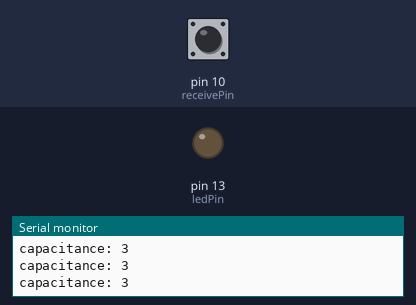
A sketch run on a simulated Arduino Uno, built with avr-gcc and run on an emulated ATmega328P. Shown: output pins drawn as LEDs (lit = HIGH), the last lines printed to the serial monitor. Inputs (shaded band) come from the test bench; at power-on: pin 10 (receivePin) HIGH.

Above: at 1.2 s.
1.3 s: pin 10 (receivePin) pulled LOW for 0.15 s
At 1.41 s:
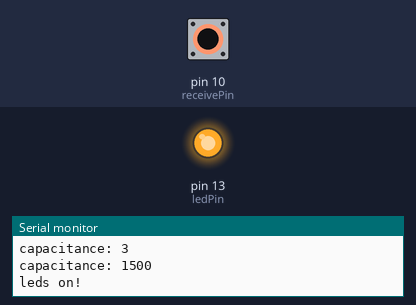
3.0 s: pin 10 (receivePin) pulled LOW for 3.2 s
At 7.3 s:
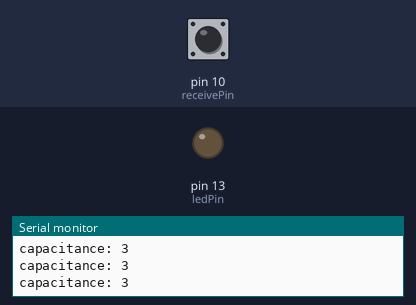
Timing chart, 0 to 8.8 s (numbered marks = the images above; inputs shaded):
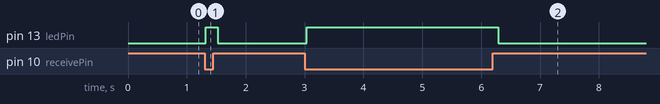

Measured:
- after the input at 1.3 s, pin 13 (ledPin): LOW → HIGH at once, → LOW 0.20 s later
- after the input at 3.0 s, pin 13 (ledPin): LOW → HIGH at once, → LOW 3.2 s later

The sketch:

sanctuary.ino
```cpp
#include "sanctuary.hpp"

#include <CapacitiveSensor.h>

Config config;
struct IO {
    const int sendPin = 11;
    const int receivePin = 10;
    const int samples = 10;
    CapacitiveSensor sensor = CapacitiveSensor(sendPin, receivePin);
    const int ledPin = 13;
};

IO io;

void setup() {
  io.sensor.set_CS_Timeout_Millis(10);
  pinMode(io.ledPin, OUTPUT);
  Serial.begin(115200);
}

Input readInputs() {
    return Input {
        capacitance: io.sensor.capacitiveSensor(io.samples),
        time: millis(),
    };
}

void loop() {
  const long beforeRead = millis();
  const Input input = readInputs();
  const long afterRead = millis();

  Serial.print("capacitance: ");
  Serial.println(input.capacitance);

  const bool isOn = (input.capacitance > 100);
  if (isOn) {
    Serial.println("leds on!");
  }
  digitalWrite(io.ledPin, isOn);
  delay(100); // FIXME: remove
}
```

sanctuary.hpp
```cpp
struct State {
    long time;
    uint8_t brightness;
};

struct Config {
    const int samples = 100;
};

struct Input {
    const int capacitance;
    const long time;
};
```
